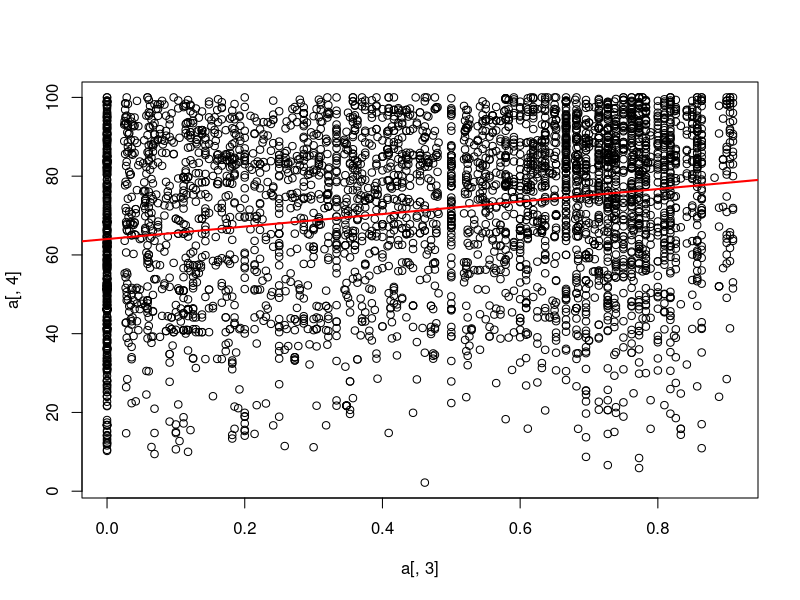

Generate this figure with R:
a <- read.table("homosapiens_feliscatus_ortho.txt", header=F)
a[1,]
plot(a[,3], a[,4])
lmmod = lm(a[,4]~a[,3])
summary(lmmod)
lmmod$coefficients
abline(a=lmmod$coefficients[1], b=lmmod$coefficients[2], col='red', lwd=2)
